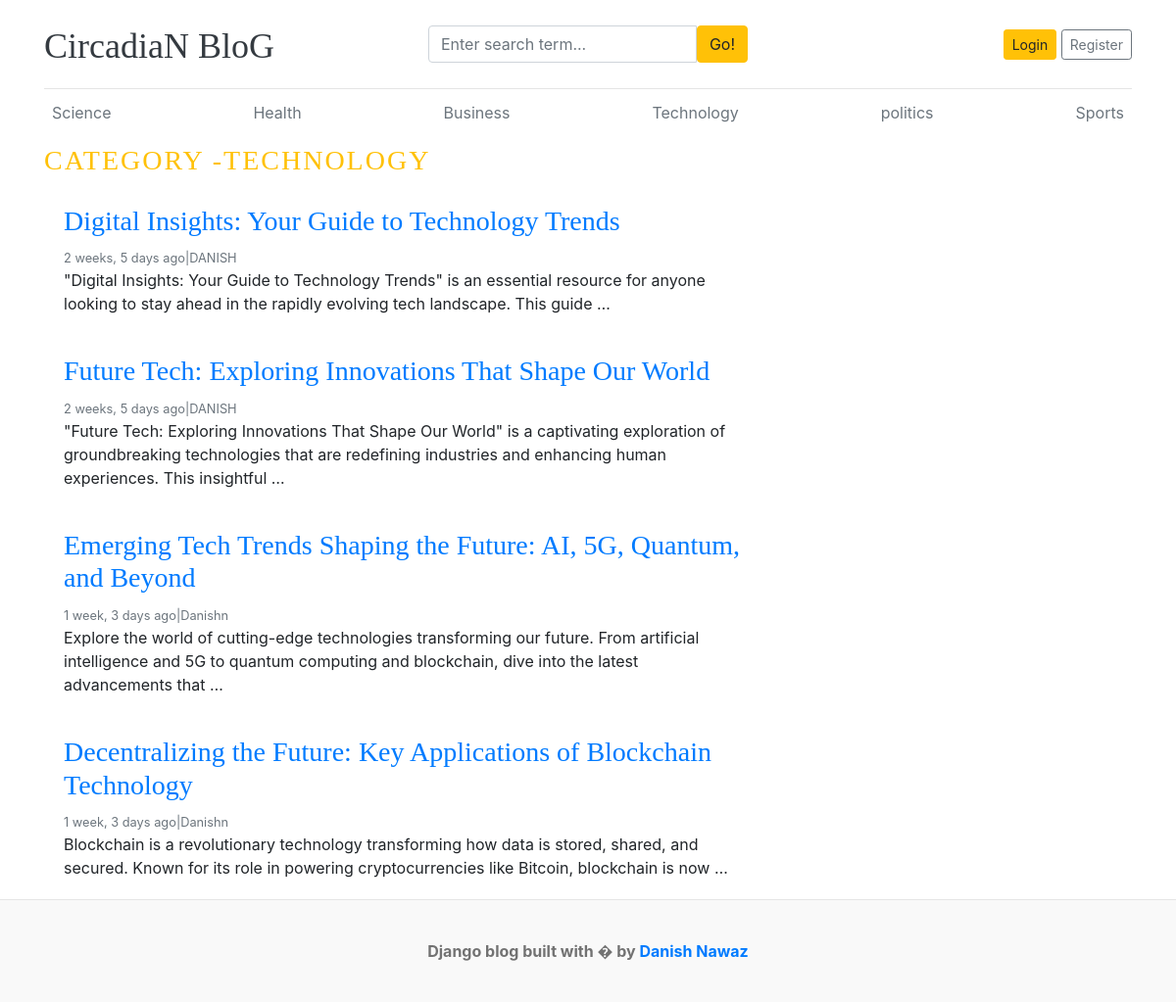
Page /category/4/ on the earlier database version.
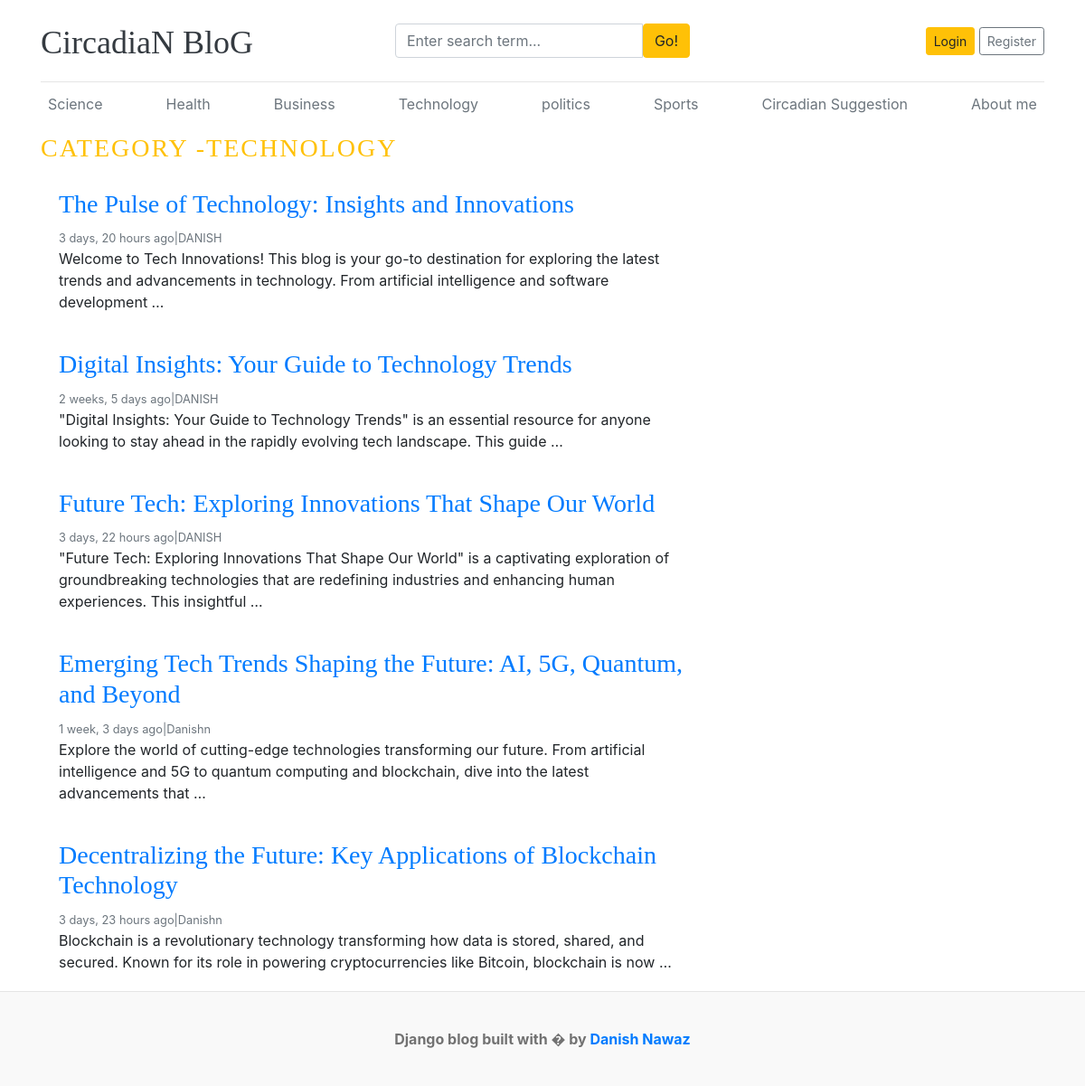
Same page on the later database version.
### blogs/models.py (models this page shows, shortened)
class Category(models.Model):
    category_name=models.CharField(max_length=50, unique=True)
    created_at=models.DateTimeField(auto_now=True)
    updated_at=models.DateTimeField(auto_now=True)
    tags = TaggableManager()
    class Meta:
        verbose_name_plural ='Categories'
    def __str__(self):
        return self.category_name

class Blogs(models.Model):
    title = models.CharField(max_length=100 , unique='True')
    slug = models.SlugField(unique=True , blank=True)
    Category = models.ForeignKey(Category , on_delete=models.CASCADE)
    author = models.ForeignKey(User , on_delete=models.CASCADE)
    blog_image = models.ImageField(upload_to='uploads/%y/%m/%d')
    short_description = models.TextField(max_length=1000)
    blog_body = models.TextField(max_length=3000)
    status = models.CharField(max_length=100 , choices=STATUS_CHOICE , default='draft')
    is_feacherd = models.BooleanField(default=False)
    created_at = models.DateTimeField(auto_now=True)
    updated_at = models.DateTimeField(auto_now=True)
    class Meta:
        verbose_name_plural ='blogs'

### blogs/views.py (the view)
# urls.py: path('<int:category_id>/' , views.posts_by_category , name='posts_by_category')
def posts_by_category(request, category_id):
    posts = Blogs.objects.filter(status='published', Category=category_id)
    try:
     category =Category.objects.get(pk=category_id)
    except:
       return redirect('home')
    context = {
        'posts': posts,
        'category':category
    }
    return render(request, 'posts_by_category.html', context)

### blogs/context_processors.py (called while the page is built)
def get_categories(request):
    categories=Category.objects.all()
    return  dict(categories=categories)

### templates/posts_by_category.html (shortened to what this page needs)
{% extends "base/base.html" %}
{% block content %}
  <h3 class="text-uppercase text-warning" style="letter-spacing: 2px;">Category -{{category}}</h3>
  <main role="main" class="container p-0">
    <div class="row">
      <div class="col-md-8 blog-main">
        {% for post in posts %}
        <div class="card border-0" >
          <div class="card-body">
            <h3><a href="{% url 'blogs' post.slug %}">{{post.title}}</a></h3>
            <small class="mb-1 text-muted">{{post.created_at | timesince}} ago|{{post.author}}</small>
            <p class="card-text">{{post.short_description| truncatewords:25}}</p>
          </div>
        </div>
        {%endfor%}
      </div>
    </div>
  </main>
</div>
{% endblock %}

### templates/base/header.html (shortened to what this page needs)
{% load static %}
<!DOCTYPE html>
<html lang="en">
<head>
    <link href="https://getbootstrap.com/docs/4.0/dist/css/bootstrap.min.css" rel="stylesheet">
    <link href="css/blog.css" rel="stylesheet">
    <link rel="stylesheet" href="{% static 'css/blog.css'%}">
    <link rel="stylesheet" href="https://cdnjs.cloudflare.com/ajax/libs/font-awesome/4.7.0/css/font-awesome.min.css">
  </head>
<body>
    <div class="container">
      <header class="blog-header py-3">
        <div class="row flex-nowrap justify-content-between align-items-center">
          <div class="col-4 pt-1">
            <a class="blog-header-logo text-dark" href="/">CircadiaN BloG</a>
          </div>
          <div class="clo-4">
            <form action="{% url 'search' %}" method="GET">
              <div class="input-group">
                <input class="form-control" name="keyword" type="text" placeholder="Enter search term..." aria-label="Enter search term..." aria-describedby="button-search" />
                <button type="submit" class="btn btn-warning" id="button-search" type="button">Go!</button>
            </div>
            </form>
          </div>
          <div class="col-4 d-flex justify-content-end align-items-center">
            {% if not user.is_authenticated %}
            <a class="btn btn-sm btn-warning" href="{% url 'Login' %}">Login</a> &nbsp;
            <a class="btn btn-sm btn-outline-secondary" href="{% url 'register' %}">Register</a>
            {% else %}
            <span><a href="{% url 'dashboard' %}"class="btn btn-warning">Dashboard</a></span> &nbsp;
            <span><a href="{% url 'logout' %}">Logout</a></span>
            {% endif %}
          </div>
        </div>
      </header>
      <div class="nav-scroller py-1 mb-2">
        <nav class="nav d-flex justify-content-between">
          {% for cat in  categories %}
          <a class="p-2 text-muted" href="{% url 'posts_by_category' cat.id%}">{{cat.category_name}}</a>
          {% endfor %}
        </nav>
      </div>

Differences in the rows shown:
added Category: category_name "Circadian Suggestion"
added Category: category_name "About me"
now on this page (row edited): Blogs: title "The Pulse of Technology: Insights and Innovations", created_at "3 days, 20 hours", author "DANISH", short_description "Welcome to Tech Innovations! This blog is your go-to destination for exploring the latest trends and advancements in technology. From artificial intelligence and software development …"
changed Blogs "Future Tech: Exploring Innovations That Shape Our World": created_at "2 weeks, 5 days" → "3 days, 22 hours"
changed Blogs "Decentralizing the Future: Key Applications of Blockchain Technology": created_at "1 week, 3 days" → "3 days, 23 hours"
